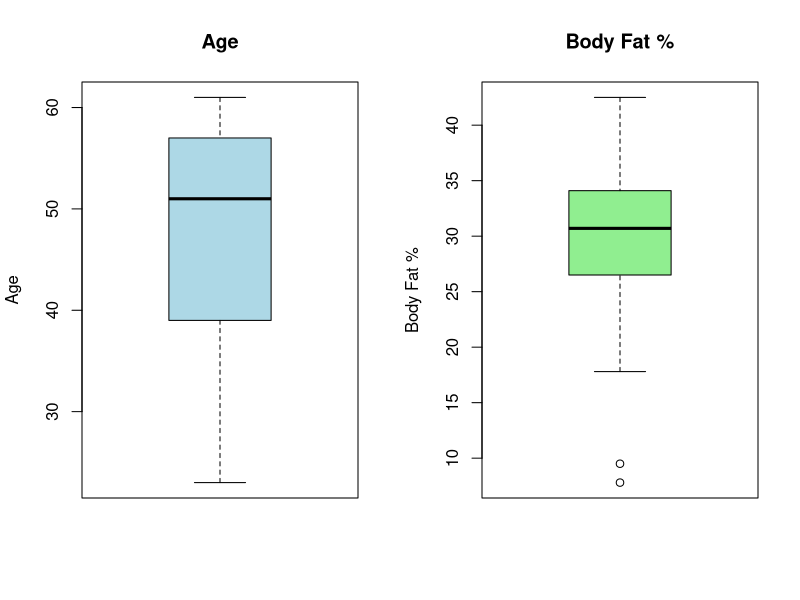
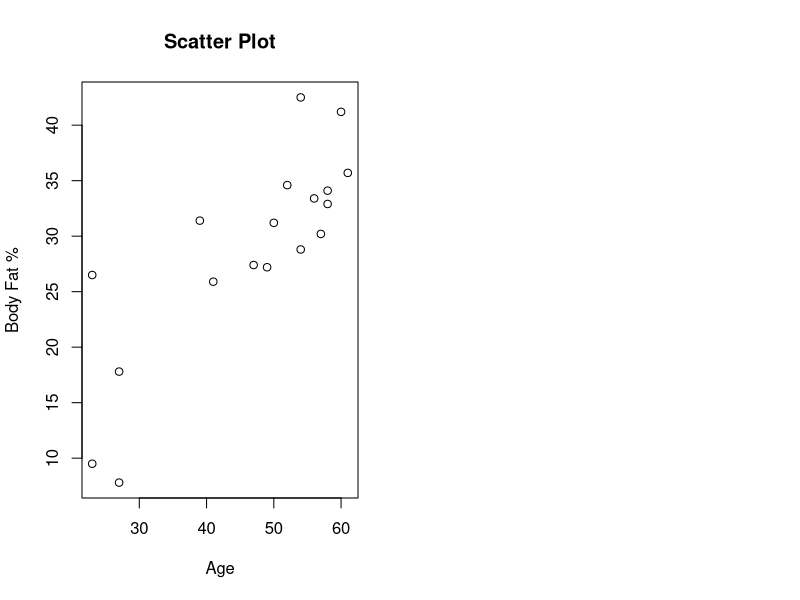

Write R code to recreate these figures, in order. (Note: this script raises an error after producing the figures.)
# Age and body fat data
age <- c(23, 23, 27, 27, 39, 41, 47, 49, 50, 52, 54, 54, 56, 57, 58, 58, 60, 61)
body_fat <- c(9.5, 26.5, 7.8, 17.8, 31.4, 25.9, 27.4, 27.2, 31.2, 34.6, 42.5, 28.8, 33.4, 30.2, 34.1, 32.9, 41.2, 35.7)

# (a) Calculate mean, median, and standard deviation
mean_age <- mean(age)
median_age <- median(age)
sd_age <- sd(age)

mean_fat <- mean(body_fat)
median_fat <- median(body_fat)
sd_fat <- sd(body_fat)

# (b) Boxplots
par(mfrow = c(1, 2))
boxplot(age, main = "Age", ylab = "Age", col = "lightblue")
boxplot(body_fat, main = "Body Fat %", ylab = "Body Fat %", col = "lightgreen")

# (c) Scatter plot and q-q plot
par(mfrow = c(1, 2))
plot(age, body_fat, xlab = "Age", ylab = "Body Fat %", main = "Scatter Plot")

qqplot_age <- qqplot(age, main = "Q-Q Plot: Age")
qqline(age)

qqplot_fat <- qqplot(body_fat, main = "Q-Q Plot: Body Fat %")
qqline(body_fat)

# Print the results
cat("Age: Mean =", mean_age, ", Median =", median_age, ", SD =", sd_age, "\n")
cat("Body Fat %: Mean =", mean_fat, ", Median =", median_fat, ", SD =", sd_fat, "\n")
